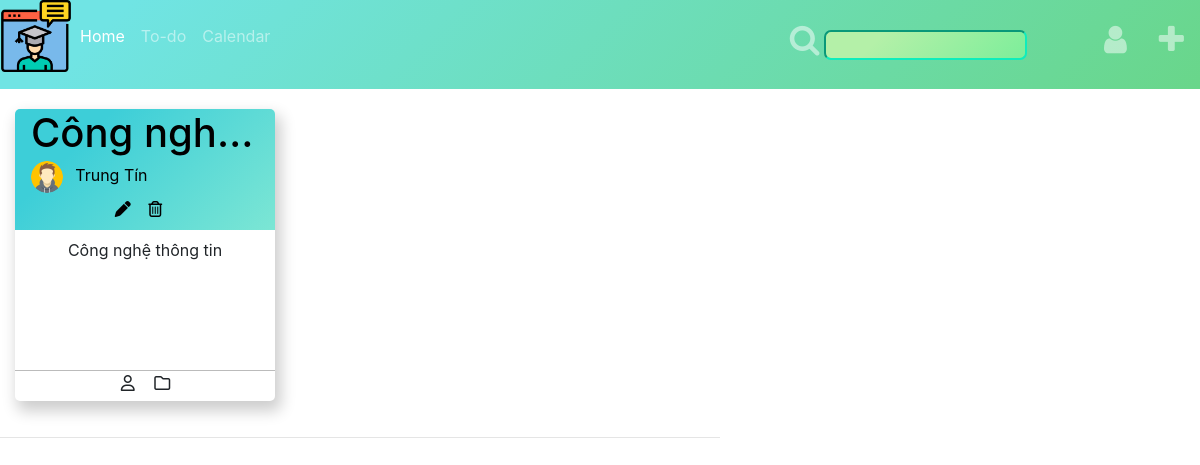
Screenshot of /public/index-giaovien.php (signed in) with the database file from the repository.
### tables this page shows
CREATE TABLE `class` (
  `id` varchar(11) NOT NULL,
  `name` varchar(100) DEFAULT NULL,
  `subject` varchar(100) DEFAULT NULL,
  `teacher` varchar(100) DEFAULT NULL,
  `room` varchar(10) DEFAULT NULL,
  `image` varchar(100) DEFAULT NULL,
  `created_by_who` varchar(100) DEFAULT NULL,
  `created_by_id` int(11) DEFAULT NULL,
  `updated_at` timestamp NULL DEFAULT NULL ON UPDATE current_timestamp()
);

### libraries/Database.php (called while the page is built, shortened)
<?php
    class Database
    {
        public $link;
        public function __construct()
        {
            $this->link = mysqli_connect("localhost","root","","web_classroom") or die ();
            mysqli_set_charset($this->link,"utf8");
        }
        public function fetchOne($table , $query)
        {
            $sql  = "SELECT * FROM {$table} WHERE ";
            $sql .= $query;
            $sql .= "LIMIT 1";
            $result = mysqli_query($this->link,$sql) or die("Lỗi  truy vấn fetchOne " .mysqli_error($this->link));
            return mysqli_fetch_assoc($result);
        }
         public function fetchAll($table)
        {
            $sql = "SELECT * FROM {$table} WHERE 1" ;
            $result = mysqli_query($this->link,$sql) or die("Lỗi Truy Vấn fetchAll " .mysqli_error($this->link));
            $data = [];
            if( $result)
            {
                while ($num = mysqli_fetch_assoc($result))
                {
                    $data[] = $num;
                }
            }
            return $data;
        }
    }
?>

### libraries/Function.php (called while the page is built, shortened)
<?php
require_once __DIR__. "/Database.php";
function base_url()
{
	return $url="http://localhost/Code/final-web-classroom/";
}
function check_role($email){
    $db = new Database;
    $data_user =  $db -> fetchOne('user',"email = '".$email."'");
    if($data_user['role']==0){
        return 0;
    }elseif($data_user['role']==1){
        return 1;
    }
    else{
        return 2;
    }
}
 ?>

### public/index-giaovien.php (the view, shortened to what this page needs)
<?php
    require_once __DIR__. "/../autoload/autoload.php";
    $data_user = $db -> fetchOne('user',"email = '".$_SESSION['email']."'");
    if(check_role($_SESSION['email'])==2){
        $class = $db ->fetchAll('class');
    }
    if(check_role($_SESSION['email'])==1){
        $class = $db -> fetchAllCondition('class',"created_by_id = '".$data_user['id']."'");
    }
?>
<!DOCTYPE html>
<html>
    <head>
        <link href="css/style.css" rel="stylesheet" type="text/css" />
        <link rel="stylesheet" href="https://maxcdn.bootstrapcdn.com/bootstrap/4.5.2/css/bootstrap.min.css">
        <link rel="stylesheet" href="https://cdnjs.cloudflare.com/ajax/libs/font-awesome/4.7.0/css/font-awesome.min.css">
    </head>
    <body>
        <nav class="navbar navbar-expand bg-primary navbar-dark p-0 sticky-top">
            <ul class="navbar-nav w-100">
                <span onclick="openNav()"><img class="logo" src="image/logov2.png"></span>
                <li class="nav-item active">
                    <a class="nav-link" href="index-giaovien.php">Home</a>
                </li>
                <li class="nav-item">
                    <a class="nav-link" href="#">To-do</a>
                </li>
                <li class="nav-item">
                    <a class="nav-link" href="#">Calendar</a>
                </li>
                <li class="nav-item ml-auto mr-0">
                    <a class="nav-link" href="#">
                        <label for="search"><i class="fa fa-search fa-2x"></i> </label>
                        <input type="text" id="search">
                    </a>
                </li>
                <?php if(check_role($data_user['email'])==2){
                    ?>
                    <li class="nav-item  ml-2 mr-2">
                    <a class="nav-link" href="#">
                        <label for="showphanquyen"><i class="fa fa-user fa-2x"></i> </label>
                    </a>
                </li><?php
                }
                ?>
                <li class="nav-item ml-2 mr-2">
                    <a class="nav-link" href="#">
                        <label for="showaddjoinclassroom"><i class="fa fa-plus fa-2x"></i> </label>
                    </a>
                </li>
            </ul>
        </nav>
        <div class=" index container">
            <div class="row">
                <?php foreach ($class as $item):?>
                <a href="stream.php?id=<?php echo $item['id']?>" style="text-decoration: none; color:black">
                <div class="classcard col-xl-3 col-lg-3 col-md-4 col-sm-6 col-6">
                    <div class="cell">
                        <div class="class-inf">
                        <div>
                            <h1 class="class-title text-left ml-3 mb-1"> <?php echo $item['name'] ?> </h1>
                        </div>
                            <div class="text-left ml-3 mt-0"><img src="<?php echo base_url() ?>/public/uploads/class/<?php echo $item['image'] ?>" class="avatar" style="width:13%; border-radius: 50%"> <?php $item['teacher'] ?><?php echo $item['teacher'] ?></div>
                            <a href="edit-class.php?id=<?php echo $item['id']?>"><i class="editclassroom fas fa-pen"></i></a>
                            <a href="delete-class.php?id=<?php echo $item['id']?>"><i class="editclassroom far fa-trash-alt"></i></a>
                        </div>
                        <div class="class-main p-2">
                            <p class="title"> <?php echo $item['subject'] ?></p>
                        </div>
                        <div class="class-footer ">
                            <span class="circle">
                                <div class="work-icon">
                                    <i class="fa fa-user-o " aria-hidden="true"></i>
                                </div>
                            </span>
                            <span class="circle">
                                <div class="folder-icon">
                                    <i class="fa fa-folder-o" aria-hidden="true"></i>
                                </div>
                            </span>
                        </div>
                    </div>
                </div>
                </a>
                <?php endforeach ?>
            </div>
        </div>
                <hr style="width:60%; text-align:center; margin-left:0">
    </body>
</html>

### public/css/style.css (style rules this page uses)
.logo { height: 72px; font-size: 30px; cursor: pointer; }
.editclassroom { text-align: center; margin-right: 13px; }
a:link { color: black; }
.nav-link { padding-top: 1.5rem !important; padding-bottom: 1.5rem !important; }
.circle { width: 30px; height: 30px; display: inline-block; transition: background 0.2s; }
[class*="-icon"] { height: auto; width: 100%; }
ol, ul { list-style: none; }
.container { max-width: 1320px !important; }
.cell { max-width: 300px; margin: 20px 0 20px 0; text-align: center; box-shadow: 4px 8px 15px 2px rgba(0, 0, 0, 0.2); border-radius: 5px; }
.class-inf { border-top-left-radius: 5px; border-top-right-radius: 5px; background-color: #76e4cc; background-image: linear-gradient(315deg, #7ce6d4, #3dced8 74%); }
.class-title { overflow: hidden; text-overflow: ellipsis; white-space: nowrap; max-height: 100px; }
.class-main { min-height: 140px; }
.class-footer { border-top: 1px solid #bbb; max-height: 57px; }
.cell { margin-right: 10px; }
label { cursor: pointer; }
#search { background-image: linear-gradient(315deg, #7dee9a, #b4f0a8 74%); width: 70%; border-color: #0fecbc; outline: none; border-radius: 7px; }
.navbar { background-image: linear-gradient(315deg, #69d68a 0%, #70e4e4 90%); }
.editclassroom { margin-bottom: 13px; margin-top: 8px; }
.avatar { margin-right: 8px; }
.class-title { margin-bottom: 20px; }
body, html { height: 100%; margin: 0; }

### rows the page displays
class: name "Công ngh…", image (placeholder picture), teacher "Trung Tín", subject "Công nghệ thông tin"
